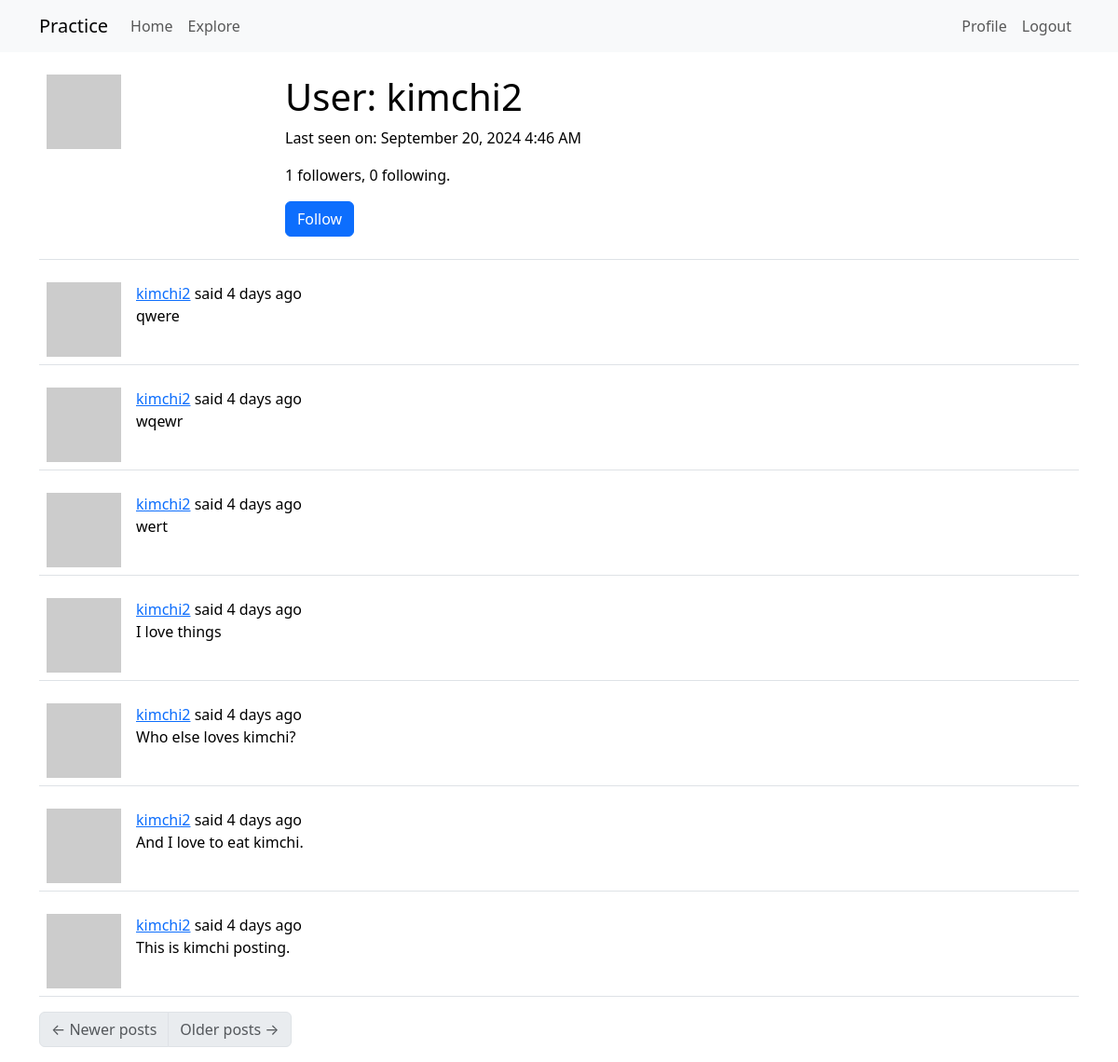
The app's page /user/kimchi2 (signed in) with its own data.
### app/models.py (models this page shows, shortened)
class User(UserMixin, db.Model):
    id: so.Mapped[int] = so.mapped_column(primary_key=True)
    username: so.Mapped[str] = so.mapped_column(sa.String(64), index=True, unique=True)
    email: so.Mapped[str] = so.mapped_column(sa.String(120), index=True, unique=True)
    password_hash: so.Mapped[Optional[str]] = so.mapped_column(sa.String(256))
    about_me: so.Mapped[Optional[str]] = so.mapped_column(sa.String(140))
    last_seen: so.Mapped[Optional[datetime]] = so.mapped_column(
        default=lambda: datetime.now(timezone.utc)
    )
    def avatar(self, size):
        digest = md5(self.email.lower().encode("utf-8")).hexdigest()
        return f"https://www.gravatar.com/avatar/{digest}?d=identicon&s={size}"
    posts: so.WriteOnlyMapped["Post"] = so.relationship(back_populates="author")
    following: so.WriteOnlyMapped["User"] = so.relationship(
        secondary=followers,
        primaryjoin=(followers.c.follower_id == id),
        secondaryjoin=(followers.c.followed_id == id),
        back_populates="followers",
    )
    followers: so.WriteOnlyMapped["User"] = so.relationship(
        secondary=followers,
        primaryjoin=(followers.c.followed_id == id),
        secondaryjoin=(followers.c.follower_id == id),
        back_populates="following",
    )
    def is_following(self, user):
        query = self.following.select().where(User.id == user.id)
        return db.session.scalar(query) is not None
    def followers_count(self):
        query = sa.select(sa.func.count()).select_from(
            self.followers.select().subquery()
        )
        return db.session.scalar(query)
    def following_count(self):
        query = sa.select(sa.func.count()).select_from(
            self.following.select().subquery()
        )
        return db.session.scalar(query)

class Post(db.Model):
    id: so.Mapped[int] = so.mapped_column(primary_key=True)
    body: so.Mapped[str] = so.mapped_column(sa.String(140))
    timestamp: so.Mapped[datetime] = so.mapped_column(
        index=True, default=lambda: datetime.now(timezone.utc)
    )
    user_id: so.Mapped[int] = so.mapped_column(sa.ForeignKey(User.id), index=True)
    language: so.Mapped[Optional[str]] = so.mapped_column(sa.String(5))
    author: so.Mapped[User] = so.relationship(back_populates="posts")

### app/routes.py (the view)
@app.route("/user/<username>")
@login_required
def user(username):
    user = db.first_or_404(sa.select(User).where(User.username == username))
    page = request.args.get("page", 1, type=int)
    query = user.posts.select().order_by(Post.timestamp.desc())
    posts = db.paginate(
        query, page=page, per_page=app.config["POSTS_PER_PAGE"], error_out=False
    )
    next_url = (
        url_for(
            "user",
            username=user.username,
            page=posts.next_num,
        )
        if posts.has_next
        else None
    )
    prev_url = (
        url_for(
            "user",
            username=user.username,
            page=posts.prev_num,
        )
        if posts.has_prev
        else None
    )
    form = EmptyForm()
    return render_template(
        "user.html",
        user=user,
        posts=posts,
        form=form,
        next_url=next_url,
        prev_url=prev_url,
    )

### app/forms.py
class EmptyForm(FlaskForm):
    submit = SubmitField(_l("Submit"))

### app/__init__.py (called while the page is built)
def get_locale():
    return request.accept_languages.best_match(app.config["LANGUAGES"])

### app/models.py (called while the page is built)
@login.user_loader
def load_user(id):
    return db.session.get(User, int(id))

### app/routes.py (called while the page is built)
@app.before_request
def before_request():
    if current_user.is_authenticated:
        current_user.last_seen = datetime.now(timezone.utc)
        db.session.commit()
    g.locale = str(get_locale())

### app/templates/user.html (shortened to what this page needs)
{% extends "base.html" %}
{% block content %}
    <table class="table table-hover">
        <tr>
            <td width="256px">
                <img src="{{ user.avatar(256) }}">
            </td>
            <td>
                <h1>{{ _('User: %(username)s', username=user.username) }}</h1>
                {% if user.last_seen %}
                    <p>{{ _('Last seen on: %(last_seen)s', last_seen=moment(user.last_seen).format("LLL")) }}</p>
                {% endif %}
                <p>{{ user.followers_count() }} {{ _("followers") }}, {{ user.following_count() }} {{ _("following") }}.</p>
                {% if user == current_user %}
                    <p>
                        <a href="{{ url_for("edit_profile") }}">{{ _("Edit your profile") }}</a>
                    </p>
                {% elif not current_user.is_following(user) %}
                    <p>
                        <form action="{{ url_for('follow', username=user.username) }}"
                              method="post">
                            {{ form.submit(value=_('Follow') , class_='btn btn-primary') }}
                        </form>
                    </p>
                {% endif %}
            </td>
        </tr>
    </table>
    {% for post in posts %}
        {% include '_post.html' %}
    {% endfor %}
    <nav aria-label="{{ _("Post navigation") }}">
        <ul class="pagination">
            <li class="page-item{% if not prev_url %} disabled{% endif %}">
                <a class="page-link" href="{{ prev_url }}">
                    <span aria-hidden="true">&larr;</span> {{ _("Newer posts") }}
                </a>
            </li>
            <li class="page-item{% if not next_url %} disabled{% endif %}">
                <a class="page-link" href="{{ next_url }}">
                    {{ _("Older posts") }} <span aria-hidden="true">&rarr;</span>
                </a>
            </li>
        </ul>
    </nav>
{% endblock %}

### app/templates/_post.html (shortened to what this page needs)
<table class="table table-hover">
    <tr>
        <td width="70px">
            <a href="{{ url_for('user', username=post.author.username) }}">
                <img src="{{ post.author.avatar(70) }}" />
            </a>
        </td>
        <td>
            {{ _('%(username)s said %(when)s',username=user_link, when=moment(post.timestamp).fromNow()) }}
            <br>
            <span id="post{{ post.id }}">{{ post.body }}</span>
        </td>
    </tr>
</table>

### records on screen
Post: body "qwere"
Post: body "wqewr"
Post: body "wert"
Post: body "I love things"
Post: body "Who else loves kimchi?"
Post: body "And I love to eat kimchi."
Post: body "This is kimchi posting."

### other values on screen
{{ user.followers_count() }} "1"
{{ user.following_count() }} "0"
